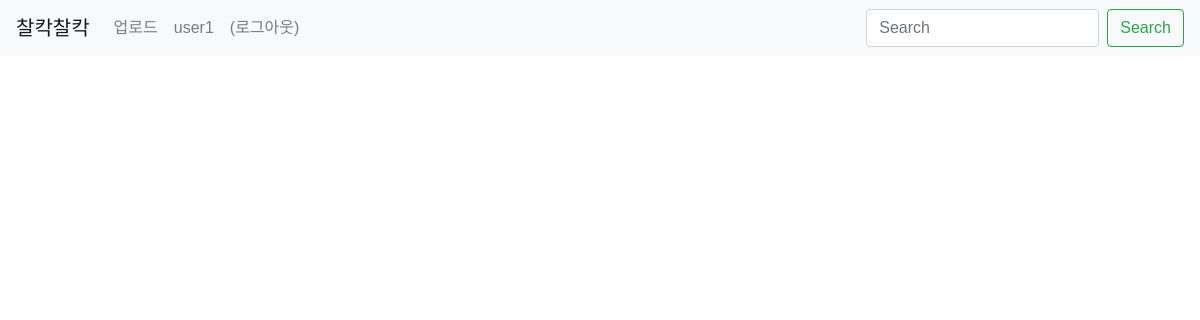
Page /auth/mypage/ (signed in) on the earlier database version.
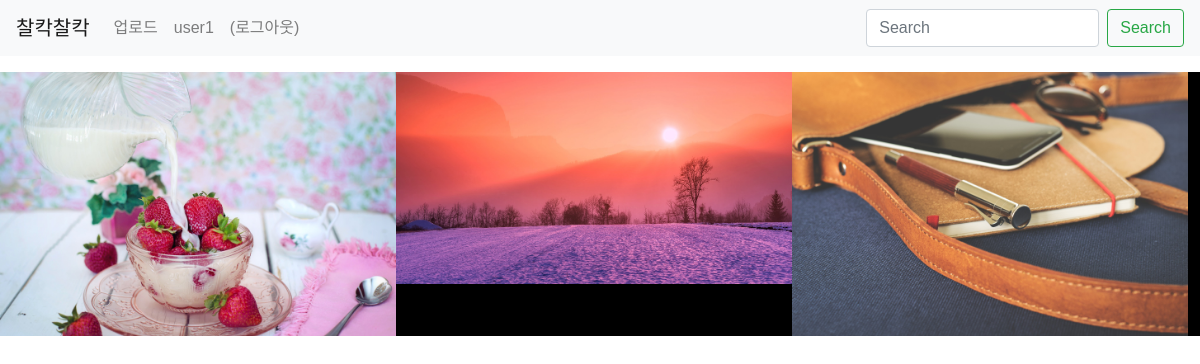
Same page on the later database version.
### models/Model.py (models this page shows)
class Usercontent(db.Model):
    id = db.Column(db.Integer, primary_key=True)
    username = db.Column(db.Integer, db.ForeignKey('user.username', ondelete='CASCADE'))
    user = db.relationship('User', backref=db.backref('usercontent_set'))
    content = db.Column(db.Text(), nullable=False)
    create_date = db.Column(db.DateTime(), nullable=False)
    modify_date = db.Column(db.DateTime(), nullable=True)
    filename = db.Column(db.String(200), nullable=False)
    voter = db.relationship('User',secondary=usercontent_like_voter,backref=db.backref('usercontent_voter_set'))

### views/auth_views.py (the view)
@bp.route('/mypage/',methods=('GET','POST'))
def mypage():
    user_name = session.get('user_name')
    content_list = Usercontent.query.filter_by(username=user_name).order_by(Usercontent.create_date.desc()).all()
    return render_template('client/mypage.html', content_list=content_list)

### views/auth_views.py (called while the page is built)
@bp.before_app_request
def load_logged_in_user():
    user_id = session.get('user_id')
    if user_id is None:
        g.user = None
    else:
        g.user = User.query.get(user_id)

### templates/client/mypage.html (shortened to what this page needs)
{% extends 'base.html' %}
{% block content %}
<div class="grid">
    {% if True %}
        {% for content in content_list %}
            <div class="grid-item">
                <a href="{{ url_for('auth.detail', content_id=content.id) }}">
                <img src="{{ url_for('static',filename = 'img/' + content.filename ) }}"/>
                </a>
            </div>
        {% endfor %}
    {% endif %}
</div>
{% endblock %}

Differences in the rows shown:
added Usercontent: filename (picture)
added Usercontent: filename (picture)
added Usercontent: filename (picture)
